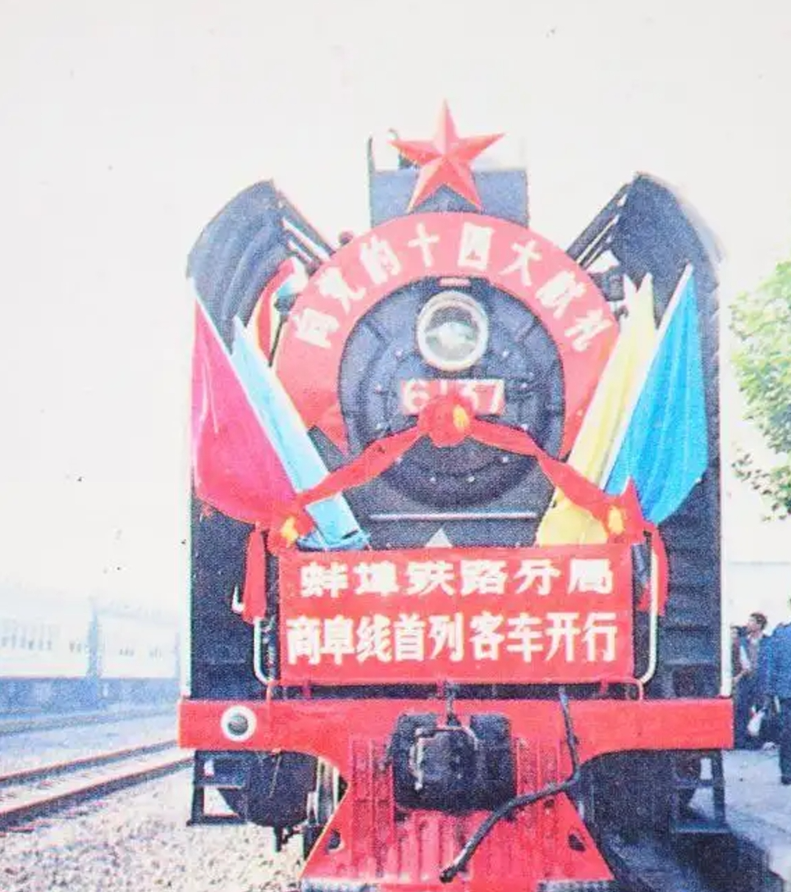
#> input picture picture/test3.png, 791 x 892 px, shrunk from 964 x 1087 before the run, found by its file name
$ python test.py
#> lines starting #> are read from the running program, lines starting #| are printed output that depends on the picture
# 彩色图像均衡化
import cv2
import numpy as np
from matplotlib import pyplot as plt
# 默认值 1 彩色 0 灰度 -1 通明通道
img = cv2.imread('test3.png', 1)
#> img is the input picture: shape (892, 791, 3); mean B, G, R 194.2, 182.2, 201.4

# 原图像直方图
# flatten() 将数组变成一维
hist, bins = np.histogram(img.flatten(), 255)
#> hist = 255 values, max 152162 at index 238, min 0 at index 1, mean 8300.8; bins = 256 values from 4 to 255
# print(hist)
# print(bins)
# 计算累积分布图（概率分布密度） 分布函数
cdf = hist.cumsum()
#> cdf = 255 values from 1 to 2116716
cdf_normalized = cdf * hist.max() / cdf.max()
#> cdf_normalized = 255 values from 0.0719 to 152162
# 作图
plt.figure(figsize=(14, 14), dpi=100)
plt.subplot(1, 2, 1)
plt.plot(cdf_normalized, color='b')
plt.hist(img.flatten(), 255, [0,255], color='r')
plt.xlim([0, 255])
plt.title('before')
plt.legend(('cdf', 'histogram'), loc='upper left')

(b, g, r) = cv2.split(img)  # 通道分解
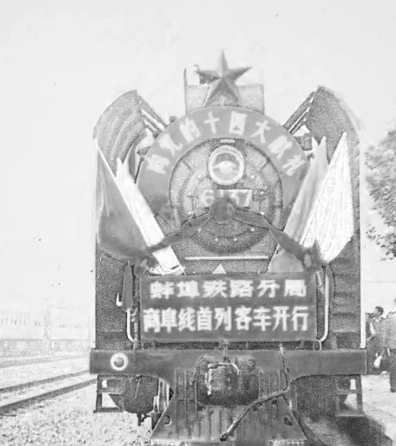
#> b: shape (892, 791) (shown at 1/2 size); min 9, max 255, mean 194.2
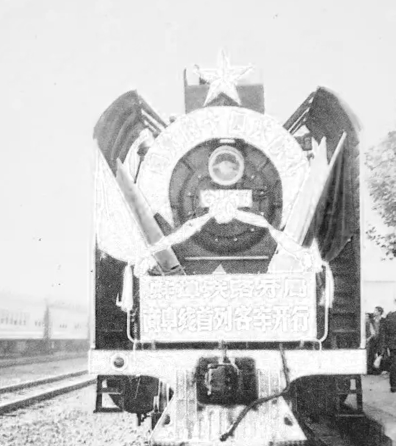
#> r: shape (892, 791) (shown at 1/2 size); min 12, max 255, mean 201.4
bH = cv2.equalizeHist(b)
gH = cv2.equalizeHist(g)
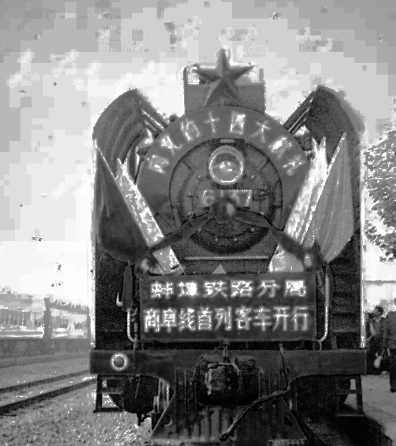
#> gH: shape (892, 791) (shown at 1/2 size); min 0, max 255, mean 130.5
rH = cv2.equalizeHist(r)
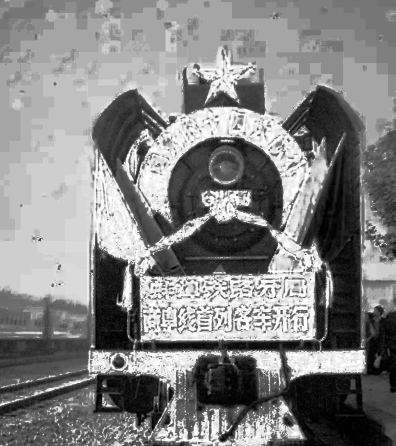
#> rH: shape (892, 791) (shown at 1/2 size); min 0, max 255, mean 130.8
result = cv2.merge((bH, gH, rH), )  # 通道合成
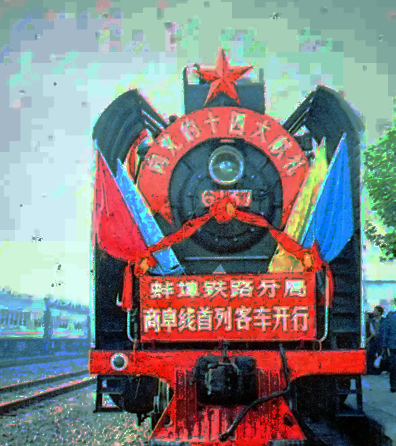
#> result: shape (892, 791, 3) (shown at 1/2 size); mean B, G, R 130.3, 130.5, 130.8

# 计算均衡化后的直方图
hist1, bins1 = np.histogram(result.flatten(), 255, [0, 255])
#> hist1 = 255 values, max 66785 at index 165, min 0 at index 148, mean 8300.8; bins1 = 256 values from 0 to 255
cdf1 = hist1.cumsum()
#> cdf1 = 255 values from 3847 to 2116716
cdf1_normalized = cdf1 * hist1.max() / cdf1.max()
#> cdf1_normalized = 255 values from 121.4 to 66785

plt.subplot(1, 2, 2)
plt.plot(cdf1_normalized, color='b')
plt.hist(result.flatten(), 255, [0, 255], color='r')
plt.xlim([0, 255])
plt.legend(('cdf', 'histogram'), loc='upper left')
plt.title('after')
plt.show()
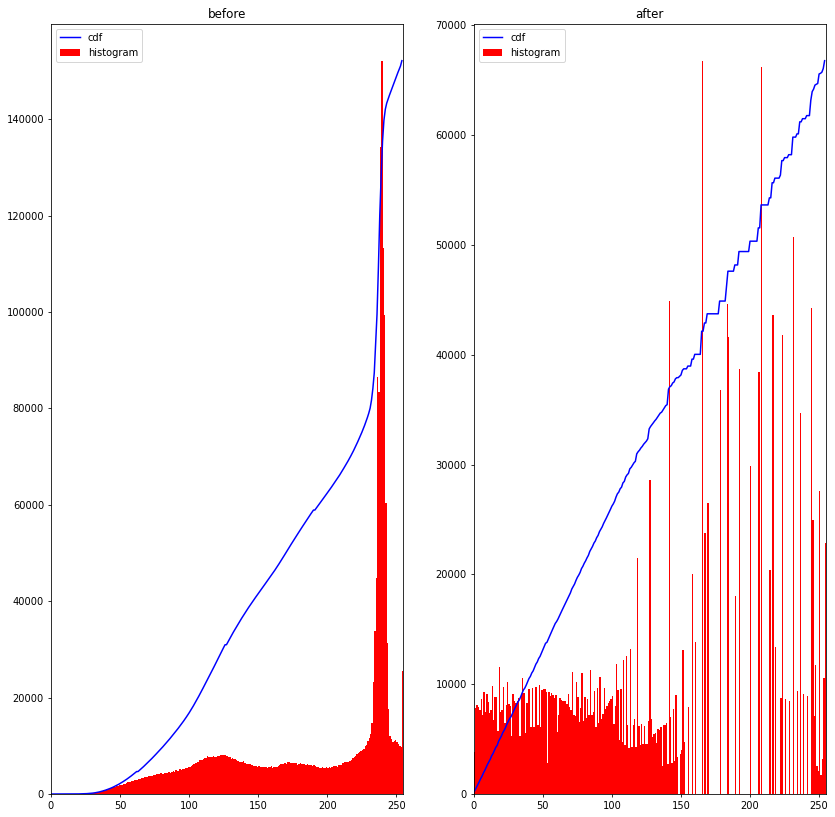
#> figure drawn by matplotlib, 2 panels; panel 1: tallest bar 152162 high, from x = 239 to 240; panel 1: curve peaks at x = 254, y = 152162; panel 2: tallest bar 66785 high, from x = 165 to 166; panel 2: curve peaks at x = 254, y = 66785

cv2.imshow('result', result)
cv2.waitKey(0)
cv2.destroyAllWindows()

$ run again, with picture/test1.png copied over picture/test3.png
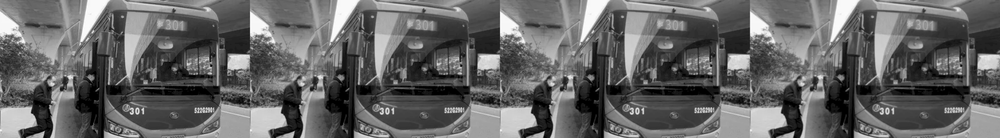
#> input picture picture/test1.png, 1000 x 138 px, shrunk from 4504 x 621 before the run, found by its file name
#> img is the input picture: shape (138, 1000, 3); min 0, max 255, mean 101.3
#> hist = 255 values, max 6339 at index 0, min 45 at index 254, mean 1623.5; bins = 256 values from 0 to 255
#> cdf = 255 values from 6339 to 414000
#> cdf_normalized = 255 values from 97.06 to 6339
#> `bH = cv2.equalizeHist(b)`:
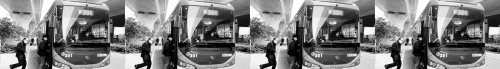
#> bH: shape (138, 1000) (shown at 1/2 size); min 0, max 255, mean 126.2
#> hist1 = 255 values, max 6339 at index 0, min 0 at index 9, mean 1623.5; bins1 = 256 values from 0 to 255
#> cdf1 = 255 values from 6339 to 414000
#> cdf1_normalized = 255 values from 97.06 to 6339
#> `plt.show()`:
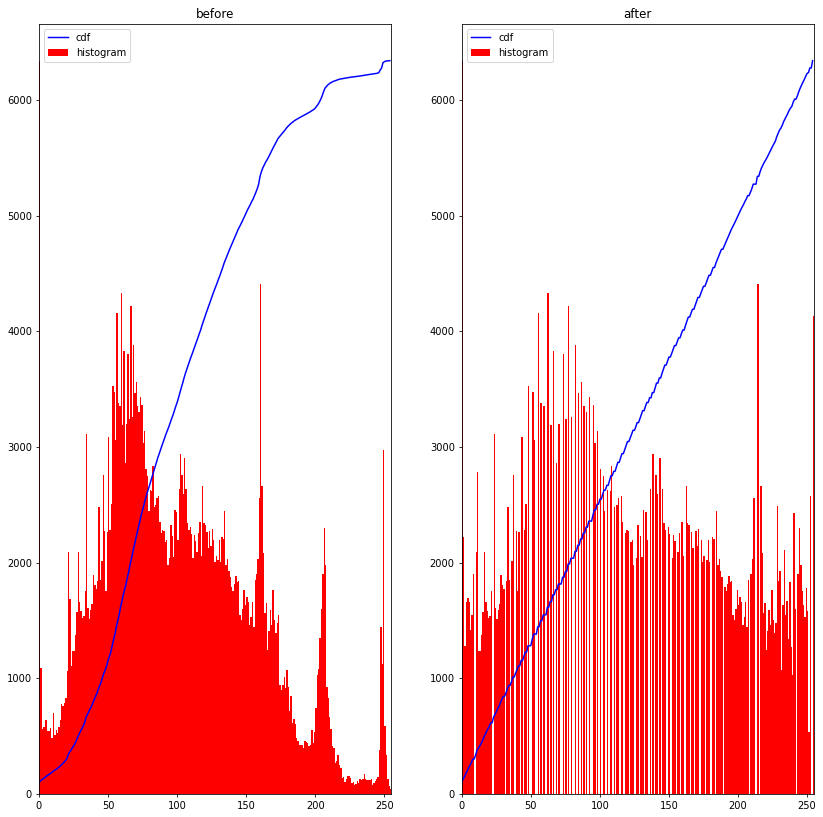
#> figure drawn by matplotlib, 2 panels; panel 1: tallest bar 6339 high, from x = 0 to 1; panel 1: curve peaks at x = 254, y = 6339; panel 2: tallest bar 6339 high, from x = 0 to 1; panel 2: curve peaks at x = 254, y = 6339

$ run again, with picture/test10.png copied over picture/test3.png
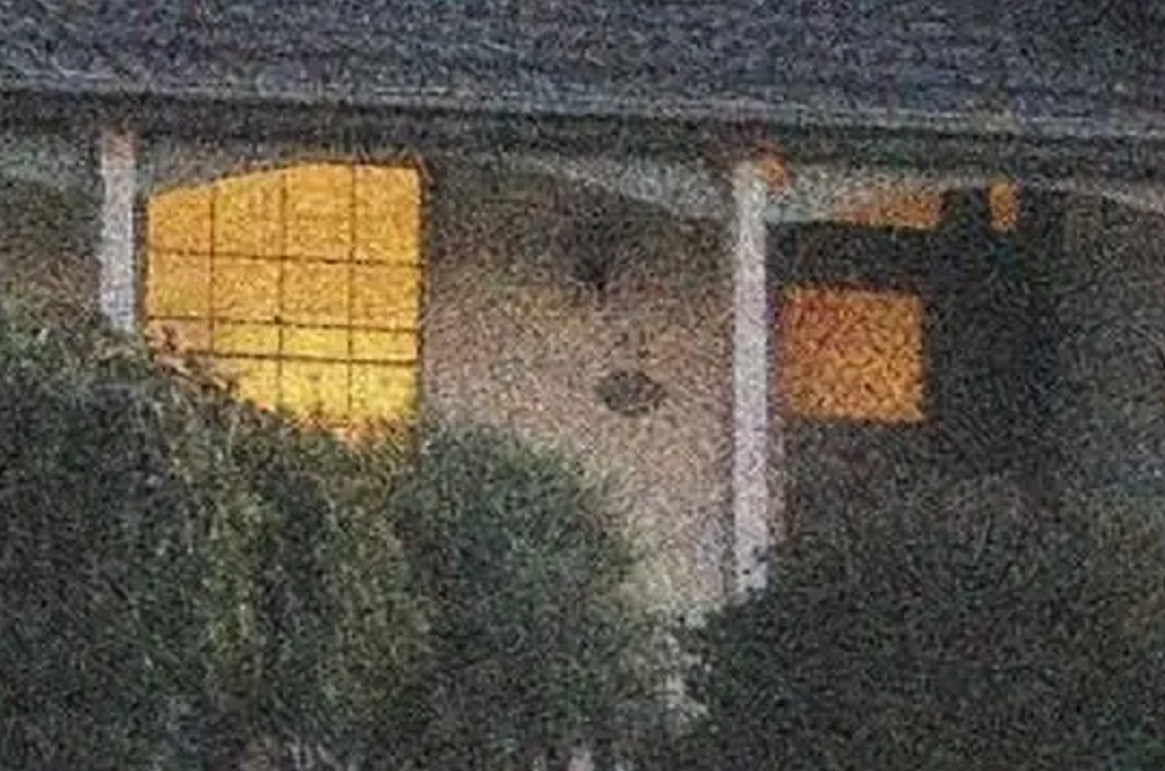
#> input picture picture/test10.png, 1165 x 771 px, found by its file name
#> img is the input picture: shape (771, 1165, 3); mean B, G, R 71.6, 81.6, 86.7
#> hist = 255 values, max 44633 at index 56, min 22 at index 1, mean 10567.2; bins = 256 values from 0 to 255
#> cdf = 255 values from 94 to 2694645
#> cdf_normalized = 255 values from 1.56 to 44633
#> `result = cv2.merge((bH, gH, rH), )`:
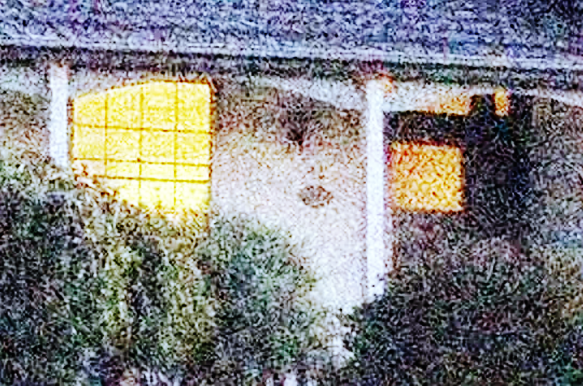
#> result: shape (771, 1165, 3) (shown at 1/2 size); mean B, G, R 129, 128.7, 128.6
#> hist1 = 255 values, max 42332 at index 107, min 0 at index 15, mean 10567.2; bins1 = 256 values from 0 to 255
#> cdf1 = 255 values from 4781 to 2694645
#> cdf1_normalized = 255 values from 75.11 to 42332
#> `plt.show()`:
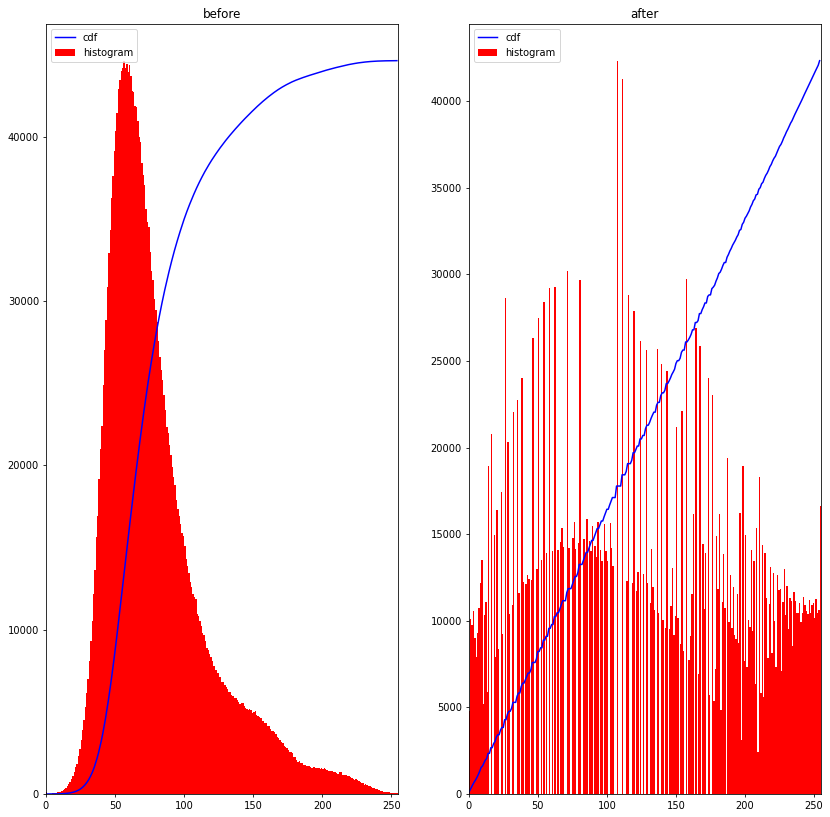
#> figure drawn by matplotlib, 2 panels; panel 1: tallest bar 44633 high, from x = 56 to 57; panel 1: curve peaks at x = 254, y = 44633; panel 2: tallest bar 42332 high, from x = 107 to 108; panel 2: curve peaks at x = 254, y = 42332
